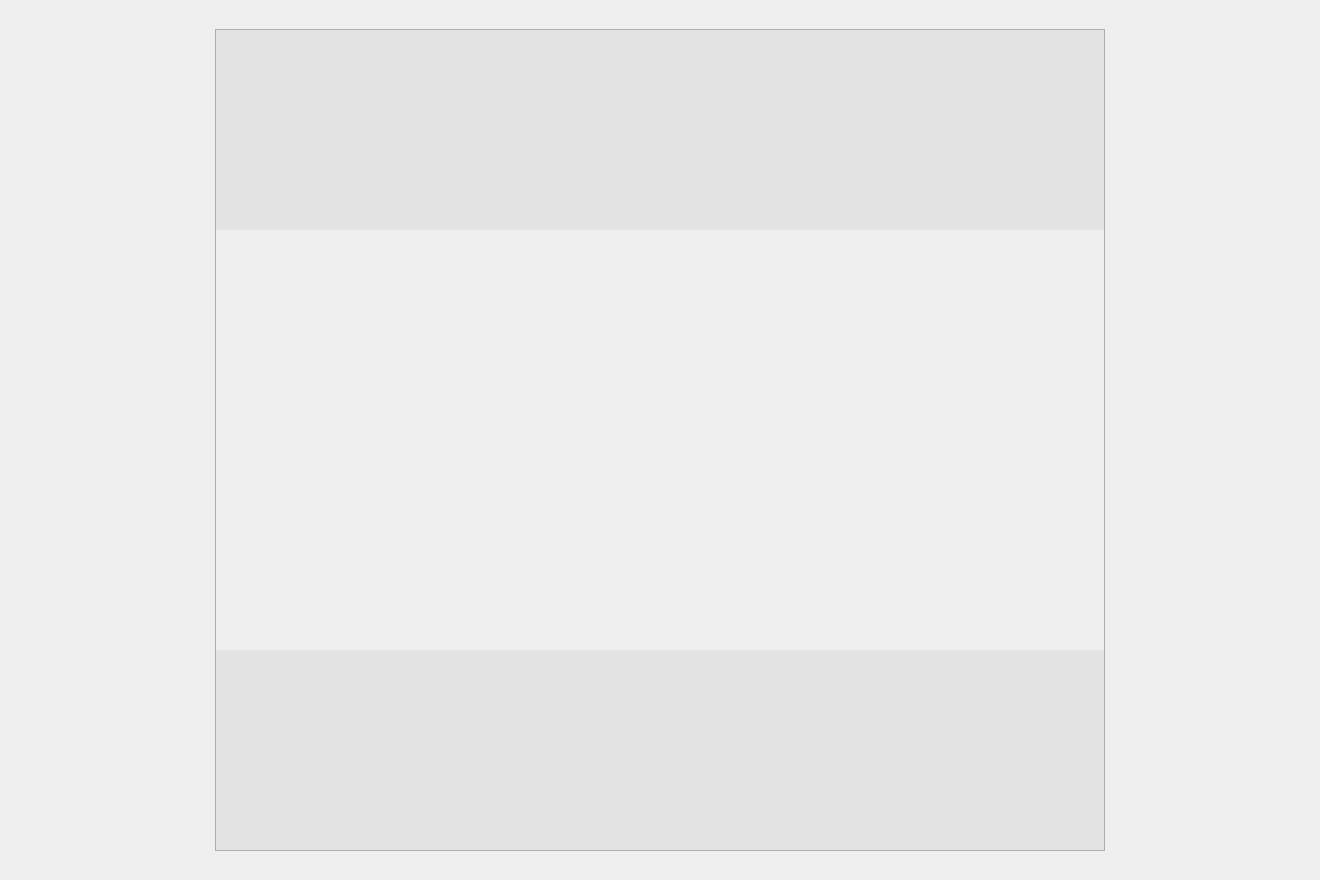
<?xml version="1.0" encoding="UTF-8"?>
<ui version="4.0">
 <class>Form</class>
 <widget class="QWidget" name="Form">
  <property name="geometry">
   <rect>
    <x>0</x>
    <y>0</y>
    <width>1320</width>
    <height>880</height>
   </rect>
  </property>
  <property name="windowTitle">
   <string>Form</string>
  </property>
  <property name="styleSheet">
   <string notr="true"/>
  </property>
  <layout class="QVBoxLayout" name="verticalLayout_2" stretch="95">
   <property name="spacing">
    <number>2</number>
   </property>
   <property name="leftMargin">
    <number>6</number>
   </property>
   <property name="topMargin">
    <number>20</number>
   </property>
   <property name="rightMargin">
    <number>6</number>
   </property>
   <property name="bottomMargin">
    <number>20</number>
   </property>
   <item>
    <widget class="QFrame" name="frame_properties">
     <property name="styleSheet">
      <string notr="true"/>
     </property>
     <property name="frameShape">
      <enum>QFrame::NoFrame</enum>
     </property>
     <property name="frameShadow">
      <enum>QFrame::Raised</enum>
     </property>
     <layout class="QVBoxLayout" name="verticalLayout_6">
      <item>
       <widget class="QScrollArea" name="scrollArea_properties">
        <property name="sizePolicy">
         <sizepolicy hsizetype="Preferred" vsizetype="Preferred">
          <horstretch>0</horstretch>
          <verstretch>0</verstretch>
         </sizepolicy>
        </property>
        <property name="styleSheet">
         <string notr="true">QScrollArea{
	margin-left: 200px;
	margin-right: 200px;
	background-color: rgb(227, 227, 227);
}

QScrollBar:vertical{
     background-color: white;
 }

QScrollBar:horizontal{
     background-color: white;
 }

CCommandButton{
	background-color: rgb(255, 255, 255);
	border: 2px solid black;
}

CCommandButton:hover{
	background-color: rgb(230, 230, 230);
}

CCommandButton:pressed{
	background-color: rgb(200, 200, 200);
}</string>
        </property>
        <property name="frameShadow">
         <enum>QFrame::Plain</enum>
        </property>
        <property name="lineWidth">
         <number>1</number>
        </property>
        <property name="verticalScrollBarPolicy">
         <enum>Qt::ScrollBarAsNeeded</enum>
        </property>
        <property name="horizontalScrollBarPolicy">
         <enum>Qt::ScrollBarAsNeeded</enum>
        </property>
        <property name="sizeAdjustPolicy">
         <enum>QAbstractScrollArea::AdjustToContents</enum>
        </property>
        <property name="widgetResizable">
         <bool>true</bool>
        </property>
        <property name="alignment">
         <set>Qt::AlignCenter</set>
        </property>
        <widget class="QWidget" name="scrollingContents_properties">
         <property name="geometry">
          <rect>
           <x>0</x>
           <y>200</y>
           <width>888</width>
           <height>420</height>
          </rect>
         </property>
         <property name="sizePolicy">
          <sizepolicy hsizetype="Preferred" vsizetype="Preferred">
           <horstretch>0</horstretch>
           <verstretch>0</verstretch>
          </sizepolicy>
         </property>
         <property name="styleSheet">
          <string notr="true">QLabel{
	border: 2px solid black;
}

QGroupBox{
	background-color: rgb(232, 232, 232);
}</string>
         </property>
         <layout class="QVBoxLayout" name="verticalLayout_scrollingContents_properties"/>
        </widget>
       </widget>
      </item>
     </layout>
    </widget>
   </item>
  </layout>
 </widget>
 <resources/>
 <connections/>
</ui>
